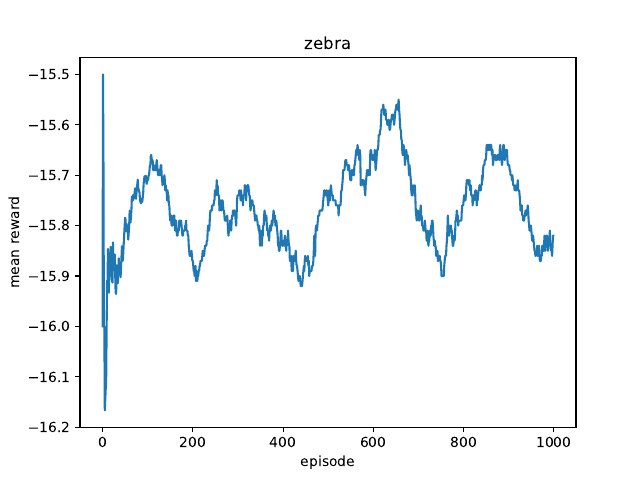

This chart was generated by the following Python code:
from bppy import *
from q_compatible_event_selection_strategy import RLEventSelectionStrategy
from q_learning import *
import matplotlib.pyplot as plt

must_finish = "must_finish"
state = "state"

House = EventSet(lambda e: e.name in ["House1", "House2", "House3", "House4", "House5"])
Color = EventSet(lambda e: e.name in ['Yellow', 'Blue', 'Red', 'Ivory', 'Green'])
Nationality = EventSet(lambda e: e.name in ['Norwegian', 'Ukrainian', 'Englishman', 'Spaniard', 'Japanese'])
Drink = EventSet(lambda e: e.name in ['Water', 'Tea', 'Milk', 'OrangeJuice', 'Coffee'])
Smoke = EventSet(lambda e: e.name in ['Kools', 'Chesterfield', 'OldGold', 'LuckyStrike', 'Parliament'])
Pet = EventSet(lambda e: e.name in ['Fox', 'Horse', 'Snails', 'Dog', 'Zebra'])


def five_houses():
    # There are five houses
    yield {block: AllExcept(BEvent(name="House1")), request: BEvent(name="House1"), state: 1, must_finish: True}
    for i in range(2, 6):
        yield {request: BEvent(name="House"+str(i)), state: i, must_finish: True}


def englishman_red():
    # The Englishman lives in the red house
    events = {BEvent("Red"), BEvent("Englishman")}
    e = yield {request: events, state: 1, must_finish: True}
    yield {request: events - {e}, block: House, state: 2, must_finish: True}


def spaniard_dog():
    # The Spaniard owns the dog
    events = {BEvent("Dog"), BEvent("Spaniard")}
    e = yield {request: events, state: 1, must_finish: True}
    yield {request: events - {e}, block: House, state: 2, must_finish: True}


def coffee_green():
    # The Spaniard owns the dog
    events = {BEvent("Coffee"), BEvent("Green")}
    e = yield {request: events, state: 1, must_finish: True}
    yield {request: events - {e}, block: House, state: 2, must_finish: True}


def ukrainian_tea():
    # The Ukrainian drinks tea
    events = {BEvent("Ukrainian"), BEvent("Tea")}
    e = yield {request: events, state: 1, must_finish: True}
    yield {request: events - {e}, block: House, state: 2, must_finish: True}


def green_after_ivory():
    # The green house is immediately after the ivory house
    yield {request: BEvent("Ivory"), state: 1, must_finish: True}
    yield {waitFor: House, state: 2, must_finish: True}
    yield {request: BEvent("Green"), block: House, state: 3, must_finish: True}


def old_god_snails():
    # The Old Gold smoker owns snails
    events = {BEvent("OldGold"), BEvent("Snails")}
    e = yield {request: events, state: 1, must_finish: True}
    yield {request: events - {e}, block: House, state: 2, must_finish: True}


def kools_yellow():
    # Kools are smoked in the yellow house
    events = {BEvent("Kools"), BEvent("Yellow")}
    e = yield {request: events, state: 1, must_finish: True}
    yield {request: events - {e}, block: House, state: 2, must_finish: True}


def milk_middle_house():
    # Milk is drunk in the middle house
    count = 0
    e = yield {waitFor: House, state: count, must_finish: True}
    while e in House:
        e = yield {waitFor: House, request: BEvent("Milk"), state: count+1, must_finish: True}
        count += 1

    for i in range(count-1):
        yield {waitFor: House, state: count+i+3, must_finish: True}

    yield {block: House, state: count*2+1}

def norwegian_first_house():
    # The Norwegian lives in the first house
    yield {waitFor: BEvent(name="House1"), state: 1, must_finish: True}
    yield {request: BEvent("Norwegian"), block: House, state: 2, must_finish: True}


def chesterfield_neighbor_fox():
    # The man who smokes Chesterfield is a neighbor of the man with the fox.
    events = {BEvent("Chesterfield"), BEvent("Fox")}
    e = yield {request: events, state: 1, must_finish: True}
    yield {waitFor: House, state: 2, must_finish: True}
    yield {request: events - {e}, block: House, state: 3, must_finish: True}


def kools_neighbor_horse():
    # The man who smokes Kools is a neighbor of the man with the horse.
    events = {BEvent("Kools"), BEvent("Horse")}
    e = yield {request: events, state: 1, must_finish: True}
    yield {waitFor: House, state: 2, must_finish: True}
    yield {request: events - {e}, block: House, state: 3, must_finish: True}


def orangejuice_luckystrike():
    # The Lucky Strike smoker drinks orange juice
    events = {BEvent("OrangeJuice"), BEvent("LuckyStrike")}
    e = yield {request: events, state: 1, must_finish: True}
    yield {request: events - {e}, block: House, state: 2, must_finish: True}


def japanese_parliament():
    # The Japanese smokes Parliament
    events = {BEvent("Parliament"), BEvent("Japanese")}
    e = yield {request: events, state: 1, must_finish: True}
    yield {request: events - {e}, block: House, state: 2, must_finish: True}


def norwegian_neighbors_blue():
    # The Norwegian neighbors the blue house.
    events = {BEvent("Norwegian"), BEvent("Blue")}
    e = yield {request: events, state: 1, must_finish: True}
    yield {waitFor: House, state: 2, must_finish: True}
    yield {request: events - {e}, block: House, state: 3, must_finish: True}


def water():
    # Now, who drinks water?
    yield {request: BEvent("Water"), state: 1, must_finish: True}


def zebra():
    # Who owns the zebra?
    yield {request: BEvent("Zebra"), state: 1, must_finish: True}


def different_attributes():
    # In the interest of clarity, it must be added that each of the five
    # houses is painted a different color, and their inhabitants are of
    # different national extractions, own different pets, drink different
    # beverages and smoke different brands of American cigarets [sic]
    s = set()
    while True:
        e = yield {waitFor: All(), block: s, state: s.__len__()}
        if e != BEvent(name="I"):
            s.add(e)


def one_color():
    yield {waitFor: House, state: 1}
    while True:
        yield {waitFor: Color, block: House, state: 2}
        yield {waitFor: House, block: Color, state: 3}


def one_nationality():
    yield {waitFor: House, state: 1}
    while True:
        yield {waitFor: Nationality, block: House, state: 2}
        yield {waitFor: House, block: Nationality, state: 3}


def one_drink():
    yield {waitFor: House, state: 1}
    while True:
        yield {waitFor: Drink, block: House, state: 2}
        yield {waitFor: House, block: Drink, state: 3}


def one_smoke():
    yield {waitFor: House, state: 1}
    while True:
        yield {waitFor: Smoke, block: House, state: 2}
        yield {waitFor: House, block: Smoke, state: 3}


def one_pet():
    yield {waitFor: House, state: 1}
    while True:
        yield {waitFor: Pet, block: House, state: 2}
        yield {waitFor: House, block: Pet, state: 3}


def idle():
    yield {request: BEvent(name="I"), state: 0, must_finish: False}
    yield {waitFor: BEvent(name="A"), state: 0}


b_program = BProgram(source_name="zebra",
                     event_selection_strategy=RLEventSelectionStrategy(),
                     listener=PrintBProgramRunnerListener())
b_program.run()
Q, results, episodes, mean_reward = qlearning(b_program, 200000, 0.1, 0.99, True, 5, glie_10)
plt.plot(episodes, mean_reward)
plt.ylabel('mean reward')
plt.xlabel('episode')
plt.title(os.path.basename(sys.argv[0])[:-3])
plt.savefig(os.path.basename(sys.argv[0])[:-3] + ".pdf")
event_runs = []
for i in range(100):
    reward, event_run = run(b_program, Q, i)
    if event_run not in event_runs:
        event_runs.append(event_run)
print(event_runs)
print(Q_test(b_program, Q, 1000, 2))

